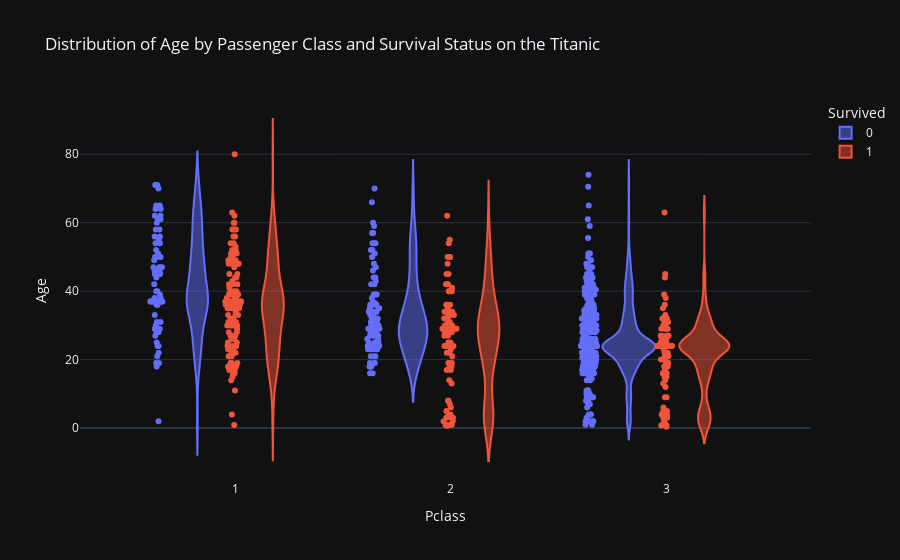

Notebook code for this chart:
### Code cell
fig = px.violin(df, y='Age', x='Pclass', box=False, points='all', color='Survived', 
                title = "Distribution of Age by Passenger Class and Survival Status on the Titanic", 
                template='plotly_dark')
fig.show()

### Figure 1 — Plotly figure (JSON) as saved in the notebook; plotly's stock layout.template omitted (floating-point values rounded to 4 significant figures; data arrays with more than 128 entries replaced by an {"elided": "..."} marker saying what was removed)
{"data": [{"alignmentgroup": "True", "box": {"visible": false}, "hovertemplate": "Survived=0<br>Pclass=%{x}<br>Age=%{y}<extra></extra>", "legendgroup": "0", "marker": {"color": "#636efa"}, "name": "0", "offsetgroup": "0", "orientation": "v", "points": "all", "scalegroup": "True", "showlegend": true, "type": "violin", "x": {"elided": "549 int values"}, "x0": " ", "xaxis": "x", "y": {"elided": "549 float values"}, "y0": " ", "yaxis": "y"}, {"alignmentgroup": "True", "box": {"visible": false}, "hovertemplate": "Survived=1<br>Pclass=%{x}<br>Age=%{y}<extra></extra>", "legendgroup": "1", "marker": {"color": "#EF553B"}, "name": "1", "offsetgroup": "1", "orientation": "v", "points": "all", "scalegroup": "True", "showlegend": true, "type": "violin", "x": {"elided": "342 int values"}, "x0": " ", "xaxis": "x", "y": {"elided": "342 float values"}, "y0": " ", "yaxis": "y"}], "layout": {"legend": {"title": {"text": "Survived"}, "tracegroupgap": 0}, "title": {"text": "Distribution of Age by Passenger Class and Survival Status on the Titanic"}, "violinmode": "group", "xaxis": {"anchor": "y", "domain": [0, 1], "title": {"text": "Pclass"}}, "yaxis": {"anchor": "x", "domain": [0, 1], "title": {"text": "Age"}}}}
